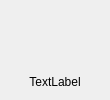
<?xml version="1.0" encoding="UTF-8"?>
<ui version="4.0">
 <class>NavBtn</class>
 <widget class="QWidget" name="NavBtn">
  <property name="geometry">
   <rect>
    <x>0</x>
    <y>0</y>
    <width>110</width>
    <height>100</height>
   </rect>
  </property>
  <property name="minimumSize">
   <size>
    <width>110</width>
    <height>100</height>
   </size>
  </property>
  <property name="maximumSize">
   <size>
    <width>16777215</width>
    <height>100</height>
   </size>
  </property>
  <property name="sizePolicy">
   <sizepolicy hsizetype="Preferred" vsizetype="Fixed">
    <horstretch>0</horstretch>
    <verstretch>0</verstretch>
   </sizepolicy>
  </property>
  <property name="windowTitle">
   <string>Form</string>
  </property>
  <layout class="QVBoxLayout" name="verticalLayout_2">
   <property name="spacing">
    <number>0</number>
   </property>
   <property name="leftMargin">
    <number>0</number>
   </property>
   <property name="topMargin">
    <number>0</number>
   </property>
   <property name="rightMargin">
    <number>0</number>
   </property>
   <property name="bottomMargin">
    <number>0</number>
   </property>
   <item>
    <widget class="QWidget" name="widget" native="true">
     <property name="styleSheet">
      <string notr="true"/>
     </property>
     <layout class="QVBoxLayout" name="verticalLayout">
      <property name="spacing">
       <number>4</number>
      </property>
      <property name="leftMargin">
       <number>0</number>
      </property>
      <property name="topMargin">
       <number>8</number>
      </property>
      <property name="rightMargin">
       <number>0</number>
      </property>
      <property name="bottomMargin">
       <number>8</number>
      </property>
      <item>
       <layout class="QHBoxLayout" name="horizontalLayout">
        <property name="spacing">
         <number>0</number>
        </property>
        <item>
         <spacer name="horizontalSpacer">
          <property name="orientation">
           <enum>Qt::Horizontal</enum>
          </property>
          <property name="sizeHint" stdset="0">
           <size>
            <width>40</width>
            <height>20</height>
           </size>
          </property>
         </spacer>
        </item>
        <item>
         <widget class="QLabel" name="labelPic">
          <property name="minimumSize">
           <size>
            <width>60</width>
            <height>60</height>
           </size>
          </property>
          <property name="maximumSize">
           <size>
            <width>60</width>
            <height>60</height>
           </size>
          </property>
          <property name="sizePolicy">
           <sizepolicy hsizetype="Fixed" vsizetype="Fixed">
            <horstretch>0</horstretch>
            <verstretch>0</verstretch>
           </sizepolicy>
          </property>
          <property name="text">
           <string/>
          </property>
          <property name="scaledContents">
           <bool>true</bool>
          </property>
         </widget>
        </item>
        <item>
         <spacer name="horizontalSpacer_2">
          <property name="orientation">
           <enum>Qt::Horizontal</enum>
          </property>
          <property name="sizeHint" stdset="0">
           <size>
            <width>40</width>
            <height>20</height>
           </size>
          </property>
         </spacer>
        </item>
       </layout>
      </item>
      <item>
       <widget class="QLabel" name="labelName">
        <property name="sizePolicy">
         <sizepolicy hsizetype="Preferred" vsizetype="Fixed">
          <horstretch>0</horstretch>
          <verstretch>0</verstretch>
         </sizepolicy>
        </property>
        <property name="minimumSize">
         <size>
          <width>0</width>
          <height>20</height>
         </size>
        </property>
        <property name="maximumSize">
         <size>
          <width>16777215</width>
          <height>20</height>
         </size>
        </property>
        <property name="text">
         <string>TextLabel</string>
        </property>
        <property name="alignment">
         <set>Qt::AlignCenter</set>
        </property>
       </widget>
      </item>
     </layout>
    </widget>
   </item>
  </layout>
 </widget>
 <resources/>
 <connections/>
</ui>
